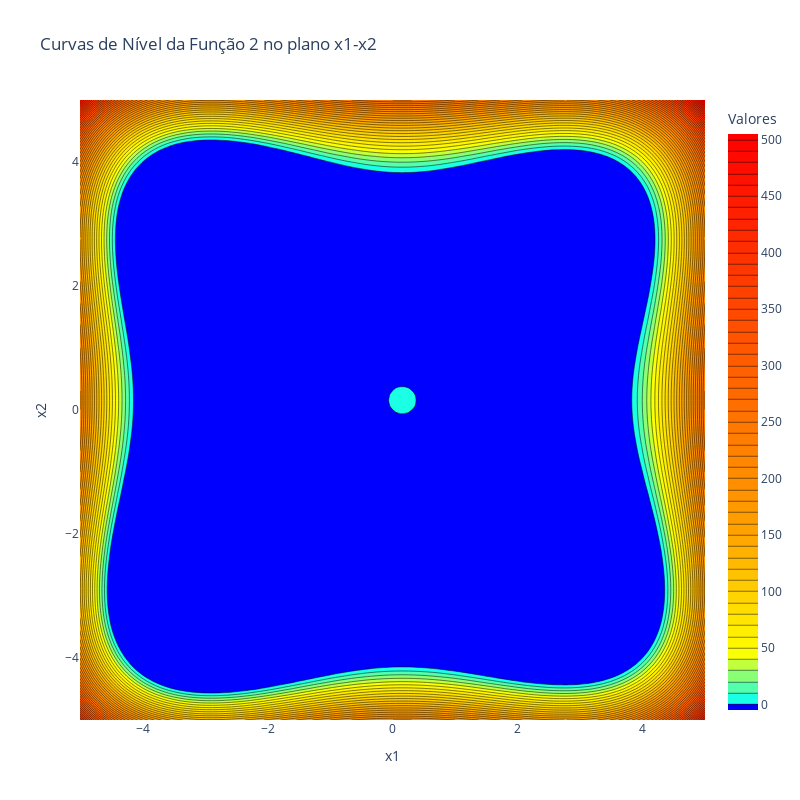

Notebook source saved alongside this figure:
### Code cell
fig = go.Figure()

fig.add_trace(go.Contour(
    z=f_vals,
    x=x1_vals,
    y=x2_vals,
    colorscale=[
        [0.0, 'blue'],
        [0.01, 'cyan'],
        [0.1, 'yellow'],
        [0.3, 'orange'],
        [1.0, 'red']
    ],
    colorbar=dict(title="Valores"),
    contours=dict(
        start=0,
        end=np.max(f_vals),
        size=10
    )
))

fig.update_layout(
    title="Curvas de Nível da Função 2 no plano x1-x2",
    xaxis_title='x1',
    yaxis_title='x2',
    width=800,
    height=800
)

fig.show()

### Figure 1 — Plotly figure (JSON) as saved in the notebook; plotly's stock layout.template omitted (floating-point values rounded to 4 significant figures; data arrays with more than 128 entries replaced by an {"elided": "..."} marker saying what was removed)
{"data": [{"colorbar": {"title": {"text": "Valores"}}, "colorscale": [[0, "blue"], [0.01, "cyan"], [0.1, "yellow"], [0.3, "orange"], [1, "red"]], "contours": {"end": 500, "size": 10, "start": 0}, "type": "contour", "x": [-5, -4.899, -4.798, -4.697, -4.596, -4.495, -4.394, -4.293, -4.192, -4.091, -3.99, -3.889, -3.788, -3.687, -3.586, -3.485, -3.384, -3.283, -3.182, -3.081, -2.98, -2.879, -2.778, -2.677, -2.576, -2.475, -2.374, -2.273, -2.172, -2.071, -1.97, -1.869, -1.768, -1.667, -1.566, -1.465, -1.364, -1.263, -1.162, -1.061, -0.9596, -0.8586, -0.7576, -0.6566, -0.5556, -0.4545, -0.3535, -0.2525, -0.1515, -0.05051, 0.05051, 0.1515, 0.2525, 0.3535, 0.4545, 0.5556, 0.6566, 0.7576, 0.8586, 0.9596, 1.061, 1.162, 1.263, 1.364, 1.465, 1.566, 1.667, 1.768, 1.869, 1.97, 2.071, 2.172, 2.273, 2.374, 2.475, 2.576, 2.677, 2.778, 2.879, 2.98, 3.081, 3.182, 3.283, 3.384, 3.485, 3.586, 3.687, 3.788, 3.889, 3.99, 4.091, 4.192, 4.293, 4.394, 4.495, 4.596, 4.697, 4.798, 4.899, 5], "y": [-5, -4.899, -4.798, -4.697, -4.596, -4.495, -4.394, -4.293, -4.192, -4.091, -3.99, -3.889, -3.788, -3.687, -3.586, -3.485, -3.384, -3.283, -3.182, -3.081, -2.98, -2.879, -2.778, -2.677, -2.576, -2.475, -2.374, -2.273, -2.172, -2.071, -1.97, -1.869, -1.768, -1.667, -1.566, -1.465, -1.364, -1.263, -1.162, -1.061, -0.9596, -0.8586, -0.7576, -0.6566, -0.5556, -0.4545, -0.3535, -0.2525, -0.1515, -0.05051, 0.05051, 0.1515, 0.2525, 0.3535, 0.4545, 0.5556, 0.6566, 0.7576, 0.8586, 0.9596, 1.061, 1.162, 1.263, 1.364, 1.465, 1.566, 1.667, 1.768, 1.869, 1.97, 2.071, 2.172, 2.273, 2.374, 2.475, 2.576, 2.677, 2.778, 2.879, 2.98, 3.081, 3.182, 3.283, 3.384, 3.485, 3.586, 3.687, 3.788, 3.889, 3.99, 4.091, 4.192, 4.293, 4.394, 4.495, 4.596, 4.697, 4.798, 4.899, 5], "z": {"elided": "100x100 float values"}}], "layout": {"height": 800, "title": {"text": "Curvas de Nível da Função 2 no plano x1-x2"}, "width": 800, "xaxis": {"title": {"text": "x1"}}, "yaxis": {"title": {"text": "x2"}}}}
